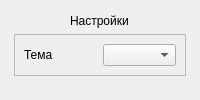
         <widget class="QWidget" name="settingsPage">
          <layout class="QVBoxLayout" name="verticalLayout_6">
           <property name="spacing">
            <number>5</number>
           </property>
           <property name="leftMargin">
            <number>5</number>
           </property>
           <property name="topMargin">
            <number>5</number>
           </property>
           <property name="rightMargin">
            <number>5</number>
           </property>
           <property name="bottomMargin">
            <number>5</number>
           </property>
           <item alignment="Qt::AlignTop">
            <widget class="QWidget" name="widget_4" native="true">
             <layout class="QVBoxLayout" name="verticalLayout_7">
              <item alignment="Qt::AlignHCenter">
               <widget class="QLabel" name="label_2">
                <property name="layoutDirection">
                 <enum>Qt::LeftToRight</enum>
                </property>
                <property name="text">
                 <string>Настройки</string>
                </property>
               </widget>
              </item>
              <item>
               <widget class="QFrame" name="frame">
                <property name="frameShape">
                 <enum>QFrame::StyledPanel</enum>
                </property>
                <property name="frameShadow">
                 <enum>QFrame::Raised</enum>
                </property>
                <layout class="QHBoxLayout" name="horizontalLayout_3">
                 <item>
                  <widget class="QLabel" name="label_3">
                   <property name="text">
                    <string>Тема</string>
                   </property>
                  </widget>
                 </item>
                 <item>
                  <widget class="QComboBox" name="themeList" />
                 </item>
                </layout>
               </widget>
              </item>
             </layout>
            </widget>
           </item>
          </layout>
         </widget>
